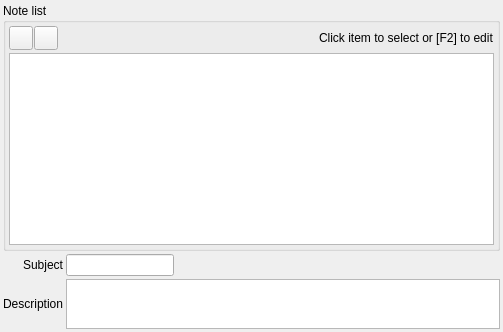
     <widget class="QWidget" name="tab_4">
      <attribute name="title">
       <string>Notes</string>
      </attribute>
      <layout class="QGridLayout" name="gridLayout_6">
       <property name="leftMargin">
        <number>3</number>
       </property>
       <property name="topMargin">
        <number>3</number>
       </property>
       <property name="rightMargin">
        <number>3</number>
       </property>
       <property name="bottomMargin">
        <number>3</number>
       </property>
       <property name="spacing">
        <number>3</number>
       </property>
       <item row="0" column="0" colspan="3">
        <widget class="QGroupBox" name="groupBox">
         <property name="title">
          <string>Note list</string>
         </property>
         <layout class="QGridLayout" name="gridLayout_4">
          <property name="leftMargin">
           <number>3</number>
          </property>
          <property name="topMargin">
           <number>3</number>
          </property>
          <property name="rightMargin">
           <number>3</number>
          </property>
          <property name="bottomMargin">
           <number>3</number>
          </property>
          <property name="spacing">
           <number>3</number>
          </property>
          <item row="0" column="0">
           <layout class="QHBoxLayout" name="horizontalLayout">
            <property name="spacing">
             <number>1</number>
            </property>
            <item>
             <widget class="QToolButton" name="pbAddNote">
              <property name="minimumSize">
               <size>
                <width>24</width>
                <height>24</height>
               </size>
              </property>
              <property name="maximumSize">
               <size>
                <width>24</width>
                <height>24</height>
               </size>
              </property>
              <property name="text">
               <string/>
              </property>
              <property name="icon">
               <iconset resource="../../../db/src/gui/db.qrc">
                <normaloff>:/images/icons/add.png</normaloff>:/images/icons/add.png</iconset>
              </property>
             </widget>
            </item>
            <item>
             <widget class="QToolButton" name="pbDeleteNote">
              <property name="minimumSize">
               <size>
                <width>24</width>
                <height>24</height>
               </size>
              </property>
              <property name="maximumSize">
               <size>
                <width>24</width>
                <height>24</height>
               </size>
              </property>
              <property name="text">
               <string/>
              </property>
              <property name="icon">
               <iconset resource="../../../db/src/gui/db.qrc">
                <normaloff>:/images/icons/delete.png</normaloff>:/images/icons/delete.png</iconset>
              </property>
             </widget>
            </item>
            <item>
             <spacer name="horizontalSpacer_2">
              <property name="orientation">
               <enum>Qt::Horizontal</enum>
              </property>
              <property name="sizeHint" stdset="0">
               <size>
                <width>40</width>
                <height>20</height>
               </size>
              </property>
             </spacer>
            </item>
            <item>
             <widget class="QLabel" name="lblClickToSelect">
              <property name="text">
               <string>Click item to select or [F2] to edit</string>
              </property>
             </widget>
            </item>
           </layout>
          </item>
          <item row="1" column="0">
           <widget class="QTableView" name="tvNote"/>
          </item>
         </layout>
        </widget>
       </item>
       <item row="1" column="0">
        <widget class="QLabel" name="lblSubject">
         <property name="text">
          <string>Subject</string>
         </property>
         <property name="alignment">
          <set>Qt::AlignRight|Qt::AlignTrailing|Qt::AlignVCenter</set>
         </property>
        </widget>
       </item>
       <item row="1" column="1">
        <widget class="QLineEdit" name="leSubject"/>
       </item>
       <item row="1" column="2">
        <spacer name="horizontalSpacer_3">
         <property name="orientation">
          <enum>Qt::Horizontal</enum>
         </property>
         <property name="sizeHint" stdset="0">
          <size>
           <width>323</width>
           <height>20</height>
          </size>
         </property>
        </spacer>
       </item>
       <item row="2" column="0">
        <widget class="QLabel" name="lblDescription">
         <property name="text">
          <string>Description</string>
         </property>
         <property name="alignment">
          <set>Qt::AlignRight|Qt::AlignTrailing|Qt::AlignVCenter</set>
         </property>
        </widget>
       </item>
       <item row="2" column="1" colspan="2">
        <widget class="QPlainTextEdit" name="pteDescription">
         <property name="sizePolicy">
          <sizepolicy hsizetype="Expanding" vsizetype="Fixed">
           <horstretch>0</horstretch>
           <verstretch>0</verstretch>
          </sizepolicy>
         </property>
         <property name="maximumSize">
          <size>
           <width>16777215</width>
           <height>50</height>
          </size>
         </property>
        </widget>
       </item>
      </layout>
     </widget>
